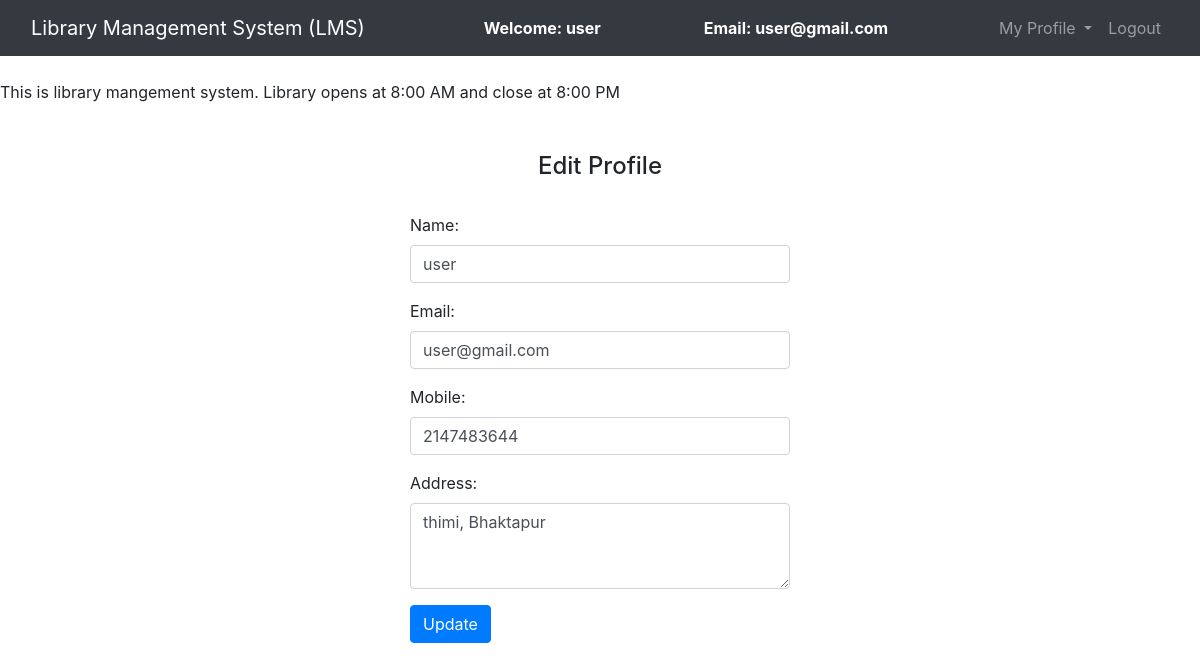
The app's page /edit_profile.php (signed in) with its own data.
### tables this page shows
CREATE TABLE `users` (
  `id` int(11) NOT NULL,
  `name` varchar(50) NOT NULL,
  `email` varchar(100) NOT NULL,
  `password` varchar(100) NOT NULL,
  `mobile` int(10) NOT NULL,
  `address` varchar(250) NOT NULL
);

### edit_profile.php (the view, shortened to what this page needs)
<?php
	$connection = mysqli_connect("localhost","root","");
	$name = "";
	$email = "";
	$mobile = "";
	$address = "";
	$query = "select * from users where email = '$_SESSION[email]'";
	$query_run = mysqli_query($connection,$query);
	while ($row = mysqli_fetch_assoc($query_run)){
		$name = $row['name'];
		$email = $row['email'];
		$mobile = $row['mobile'];
		$address = $row['address'];
	}
?>
<!DOCTYPE html>
<html>
<head>
	<link rel="stylesheet" type="text/css" href="bootstrap-4.4.1/css/bootstrap.min.css">
</head>
<body>
	<nav class="navbar navbar-expand-lg navbar-dark bg-dark">
		<div class="container-fluid">
			<div class="navbar-header">
				<a class="navbar-brand" href="admin_dashboard.php">Library Management System (LMS)</a>
			</div>
			<font style="color: white"><span><strong>Welcome: <?php echo $_SESSION['name'];?></strong></span></font>
			<font style="color: white"><span><strong>Email: <?php echo $_SESSION['email'];?></strong></font>
		    <ul class="nav navbar-nav navbar-right">
		      <li class="nav-item dropdown">
	        	<a class="nav-link dropdown-toggle" data-toggle="dropdown">My Profile </a>
		      </li>
		      <li class="nav-item">
		        <a class="nav-link" href="../logout.php">Logout</a>
		      </li>
		    </ul>
		</div>
	</nav><br>
	<span><marquee>This is library mangement system. Library opens at 8:00 AM and close at 8:00 PM</marquee></span><br><br>
		<center><h4>Edit Profile</h4><br></center>
		<div class="row">
			<div class="col-md-4"></div>
			<div class="col-md-4">
				<form action="update.php" method="post">
					<div class="form-group">
						<label for="name">Name:</label>
						<input type="text" class="form-control" name="name" value="<?php echo $name;?>">
					</div>
					<div class="form-group">
						<label for="email">Email:</label>
						<input type="text" name="email" class="form-control" value="<?php echo $email;?>">
					</div>
					<div class="form-group">
						<label for="mobile">Mobile:</label>
						<input type="text" name="mobile" class="form-control" value="<?php echo $mobile;?>">
					</div>
					<div class="form-group">
						<label for="mobile">Address:</label>
						<textarea rows="3" cols="40" name="address" class="form-control"><?php echo $address;?></textarea>
					</div>
					<button type="submit" name="update" class="btn btn-primary">Update</button>
				</form>
			</div>
			<div class="col-md-4"></div>
		</div>
</body>
</html>

### records on screen
users: name "user", email "user@gmail.com", mobile "2147483644", address "thimi, Bhaktapur"

### other values on screen
$_SESSION['name'] "user"
$_SESSION['email'] "user@gmail.com"
